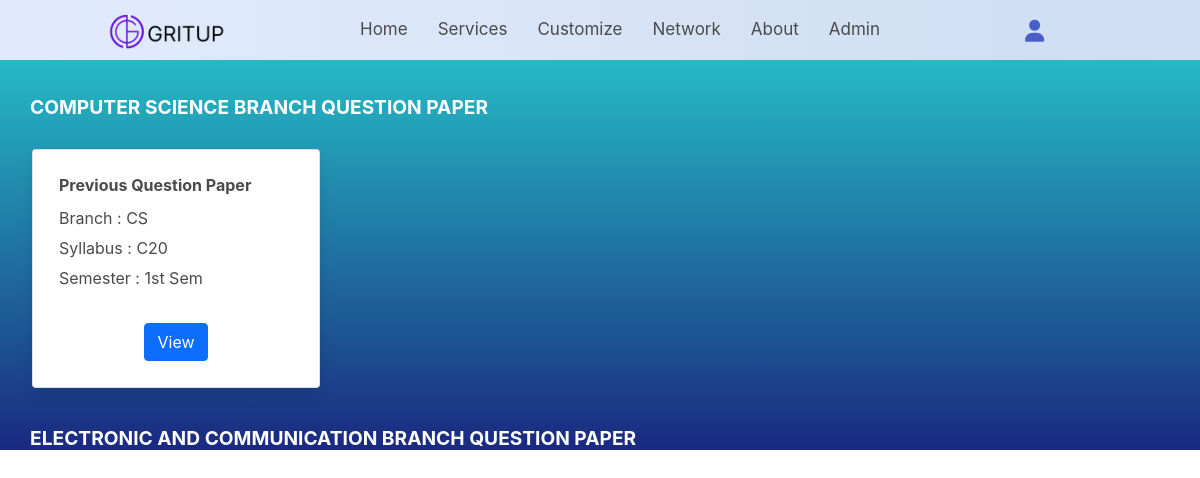
Page /viewqp.php on the committed database.
### tables this page shows
CREATE TABLE `service` (
  `id` int(11) NOT NULL,
  `servicename` varchar(30) NOT NULL,
  `branch` varchar(50) NOT NULL,
  `syllabus` varchar(50) NOT NULL,
  `semester` varchar(50) NOT NULL,
  `link` varchar(300) NOT NULL,
  `file` varchar(100) NOT NULL
);

### viewqp.php (the view, shortened to what this page needs)
<!DOCTYPE html>
<html lang="en"
  xmlns:th="http://www.thymeleaf.org"
>
<head>
    <link href="https://cdn.jsdelivr.net/npm/bootstrap@5.0.2/dist/css/bootstrap.min.css" rel="stylesheet">
    <link type="text/css" href="css/network.css" rel="stylesheet" />
    <link rel="stylesheet" href="https://cdn.jsdelivr.net/npm/bulma@0.9.4/css/bulma.min.css">
    <link
      rel="stylesheet"
      href="https://cdnjs.cloudflare.com/ajax/libs/font-awesome/6.0.0-beta3/css/all.min.css"
    />
    <link href='https://unpkg.com/boxicons@2.1.1/css/boxicons.min.css' rel='stylesheet'>
    <link
    rel="stylesheet"
    href="https://cdnjs.cloudflare.com/ajax/libs/font-awesome/6.0.0-beta3/css/all.min.css"
  />
</head>
<body style="background-image: linear-gradient(to top ,#1A2980, #26D0CE);">
    <nav>
        <div class="nav-bar">
            <span class="logo navLogo" id="ggg"><a href="#" ><img src="./assests/logo1.png" style="height: 35px;"></a></span>
            <div class="menu">
                <ul class="nav-links">
                <li><a href="index.html" >Home</a></li>
                    <li><a href="index.html#services">Services</a></li>
                    <li><a href="personalized.html">Customize</a></li>
                    <li><a href="network.html">Network</a></li>
                    <li><a href="#ab">About</a></li>
                    <li><a href="login.php">Admin</a></li>
               </ul>
            </div>
            <div class="darkLight-searchBox">
                <div class="dark-light" style="margin-bottom: 20px;"><a href="Profile.html">
                    <i class="fa-solid fa-user"></i></a>
                </div>
                <div class="searchBox">
                   <div class="searchToggle">
                   </div>
                </div>
            </div>
        </div>
    </nav>
    <br><br><br><br>
    <?php
    $con = mysqli_connect("localhost","root","","gritup");
    echo "<h3 class='title1'>Computer Science branch Question paper</h3>";
    $q = "select * from service where servicename='QP' && branch='CS'";
    $r = mysqli_query($con,$q);
    while($d = mysqli_fetch_assoc($r)){
        $file = $d['file'];
        echo "<div class='container'>";
        echo "<div class='card' style='width: 18rem;padding:10px;float:left;margin-left:20px;margin-bottom:15px;line-height:30px'>";
        echo "<div class='card-body'>";
        echo "<h5 class='card-title'><b>Previous Question Paper</b></h5>";
        echo "<p class='card-text'>Branch : ".$d['branch']."</p>";
        echo "<p class='card-text'>Syllabus : ".$d['syllabus']."</p>";
        echo "<p class='card-text'>Semester : ".$d['semester']."</p>";
        echo "<br>";
        echo "<center><button class='btn btn-primary'><a style='color:white' href='view.php?fn=$file'>View</a></button></center>";
        echo "</div></div></div>";
    }
    ?>
    <br><br>
    <?php
        echo "<h3 class='title1'>Electronic and communication branch Question paper</h3>";
        ?>
</body>
</html>

### css/network.css (style rules this page uses)
nav { position: fixed; top: 0; left: 0; height: 60px; width: 100%; background-image: linear-gradient(to right, #e0eafc, #cfdef3); z-index: 100; scroll-behavior: smooth; }
nav .nav-bar { position: relative; height: 100%; max-width: 1000px; width: 100%; background-image: linear-gradient(to right, #e0eafc, #cfdef3); margin: 0 auto; display: flex; align-items: center; justify-content: space-between; }
nav .nav-bar .logo a { font-size: 25px; font-weight: 500; color: var(--text-color); text-decoration: none; }
.nav-bar .nav-links { display: flex; align-items: center; }
.nav-bar .nav-links li { margin: 0 5px; list-style: none; }
.nav-links li a { position: relative; font-size: 17px; font-weight: 400; color: var(--text-color); text-decoration: none; padding: 10px; }
.nav-links li a::before { content: ""; position: absolute; left: 50%; bottom: 0; transform: translateX(-50%); height: 6px; width: 6px; border-radius: 50%; background-color: var(--text-color); opacity: 0; transition: all 0.3s ease; }
.nav-bar .darkLight-searchBox { display: flex; align-items: center; }
.darkLight-searchBox .dark-light, .darkLight-searchBox .searchToggle { height: 40px; width: 40px; display: flex; align-items: center; justify-content: center; margin: 0 5px; }
.dark-light i, .searchToggle i { position: absolute; color: var(--text-color); font-size: 22px; cursor: pointer; transition: all 0.3s ease; }
.searchBox { position: relative; }
.darkLight-searchBox { display: flex; justify-content: end; }
#ggg { display: flex; justify-content: start; }
body { background-image: linear-gradient(#3494e6, #ec6ead); }

### viewqp.php (style rules this page uses)
.title1 { margin-left: 30px; margin-bottom: 30px; font-weight: bolder; color: white; text-transform: uppercase; font-size: larger; }
.container { display: inline-flex; }

### rows in the picture
service: branch "CS", syllabus "C20", semester "1st Sem"
